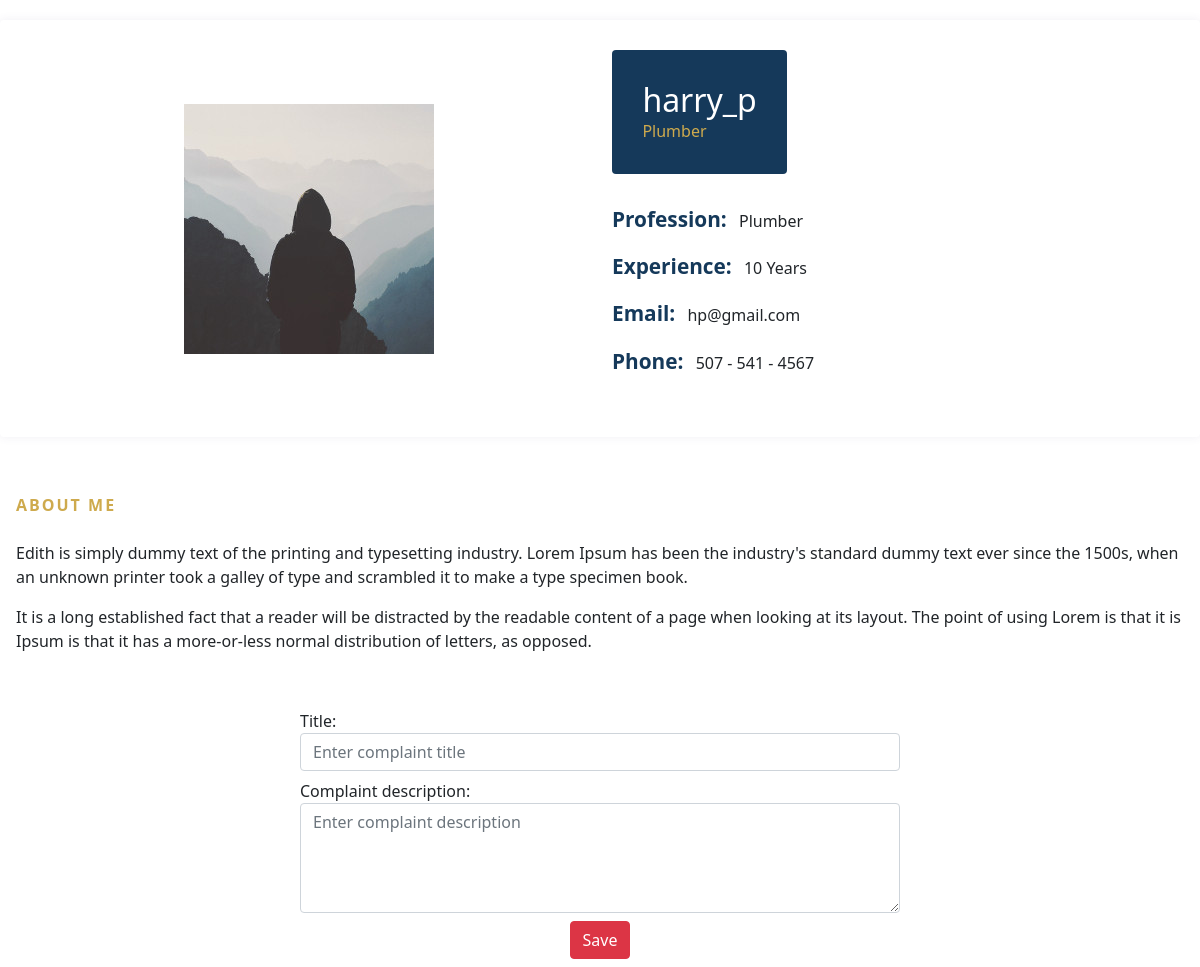
Screenshot of /profile/5/ with the database file from the repository.
### user/models.py (models this page shows, shortened)
class WorkerProfile(models.Model):
    worker =models.OneToOneField(UserProfile, null =True, on_delete=models.SET_NULL)
    profession = models.CharField(max_length=100, default=None)
    biodata = models.TextField(default = None)
    no_of_jobs = models.IntegerField(default=0)

class UserProfile(models.Model):
    user = models.OneToOneField(CustomUser,null =True, on_delete=models.SET_NULL)
    image=models.ImageField(default='default.jpg',upload_to='profile_pics')  #images will get saved in directory called profile_pics
    phone_no= models.CharField(default='0000',max_length=50)
    address = models.TextField(default = '0000')

class CustomUser(AbstractUser):
    email = models.EmailField(verbose_name="Email", null=True, unique=True, max_length=100)
    USERNAME_FIELD = "email" # make the user log in with the email
    REQUIRED_FIELDS = ["username"]
    objects = CustomUserManager()

### home/views.py (the view, shortened to what this page needs)
# urls.py: path('profile/<int:pk>/', profile_detail, name = 'profile-detail'),
def profile_detail(request, pk):
    worker = get_object_or_404(WorkerProfile, pk=pk)
    context ={
            'worker':worker,
            }
    return render(request, 'home/WorkerProfile_detail.html', context)

### home/templates/home/WorkerProfile_detail.html (shortened to what this page needs)
<!DOCTYPE html>
<html lang="en">
<head>
    <link rel="stylesheet" href="https://cdn.jsdelivr.net/npm/bootstrap@5.1.3/dist/css/bootstrap.min.css">
</head>
<body>
    <div class="col-lg-12 mb-4 mb-sm-5">
        <div class="card card-style1 border-0">
            <div class="card-body p-1-9 p-sm-2-3 p-md-6 p-lg-7">
                <div class="row align-items-center">
                    <div class="col-lg-6 mb-4 mb-lg-0 text-center">
                        <img src="{{ worker.worker.image.url }}" alt="...">
                    </div>
                    <div class="col-lg-6 px-xl-10">
                        <div class="bg-secondary d-lg-inline-block py-1-9 px-1-9 px-sm-6 mb-1-9 rounded">
                            <h3 class="h2 text-white mb-0">{{ worker.worker.user.username }}</h3>
                            <span class="text-primary">{{ worker.profession }}</span>
                        </div>
                        <ul class="list-unstyled mb-1-9">
                            <li class="mb-2 mb-xl-3 display-28"><span
                                    class="display-26 text-secondary me-2 font-weight-600">Profession:</span>
                                    {{ worker.profession }}</li>
                            <li class="mb-2 mb-xl-3 display-28"><span
                                    class="display-26 text-secondary me-2 font-weight-600">Experience:</span> 10 Years
                            </li>
                            <li class="mb-2 mb-xl-3 display-28"><span
                                    class="display-26 text-secondary me-2 font-weight-600">Email:</span>
                                    {{ worker.worker.user.email }}
                            </li>
                            <li class="display-28"><span
                                    class="display-26 text-secondary me-2 font-weight-600">Phone:</span> 507 - 541 -
                                4567</li>
                        </ul>
                    </div>
                </div>
            </div>
        </div>
    </div>
    <div class="col-lg-12 mb-4 mb-sm-5 px-3 py-2">
        <div>
            <span class="section-title text-primary mb-3 mb-sm-4">About Me</span>
            <p>Edith is simply dummy text of the printing and typesetting industry. Lorem Ipsum has been the industry's
                standard dummy text ever since the 1500s, when an unknown printer took a galley of type and scrambled it
                to make a type specimen book.</p>
            <p class="mb-0">It is a long established fact that a reader will be distracted by the readable content of a
                page when looking at its layout. The point of using Lorem is that it is Ipsum is that it has a more-or-less normal
                distribution of letters, as opposed.</p>
        </div>
    </div>
    <div class="d-flex justify-content-center mb-2 ">
    <form class="w-50" method="post" action=".">
        <div class="form-group mb-2">
            <label for="exampleInputEmail1">Title:</label>
            <input type="text" class="form-control" id="exampleInputEmail1" name="title" aria-describedby="emailHelp"
                placeholder="Enter complaint title">
        </div>
        <div class="form-group">
            <label for="exampleFormControlTextarea1">Complaint description:</label>
            <textarea class="form-control mb-2" id="exampleFormControlTextarea1" name="complaint" rows="4" placeholder="Enter complaint description"></textarea>
          </div>
        <div class="d-flex justify-content-center">
        <input class="btn btn-danger" type="submit" value="Save">
    </div>
    </form>
    </div>
</body>

### home/templates/home/WorkerProfile_detail.html (style rules this page uses)
body { margin-top: 20px; }
.card-style1 { box-shadow: 0px 0px 10px 0px rgb(89 75 128 / 9%); }
.border-0 { border: 0 !important; }
.card { position: relative; display: flex; flex-direction: column; min-width: 0; word-wrap: break-word; background-color: #fff; background-clip: border-box; border: 1px solid rgba(0, 0, 0, .125); border-radius: 0.25rem; }
.section-title { font-weight: 600; letter-spacing: 2px; text-transform: uppercase; margin-bottom: 10px; position: relative; display: inline-block; }
.text-primary { color: #ceaa4d !important; }
.text-secondary { color: #15395A !important; }
.font-weight-600 { font-weight: 600; }
.display-26 { font-size: 1.3rem; }
@media screen and (min-width: 992px) { .p-lg-7 { padding: 4rem; } }
@media screen and (min-width: 768px) { .p-md-6 { padding: 3.5rem; } }
@media screen and (min-width: 576px) { .p-sm-2-3 { padding: 2.3rem; } }
.p-1-9 { padding: 1.9rem; }
.bg-secondary { background: #15395A !important; }
@media screen and (min-width: 576px) { .pe-sm-6, .px-sm-6 { padding-right: 3.5rem; } }
@media screen and (min-width: 576px) { .ps-sm-6, .px-sm-6 { padding-left: 3.5rem; } }
.pe-1-9, .px-1-9 { padding-right: 1.9rem; }
.ps-1-9, .px-1-9 { padding-left: 1.9rem; }
.pb-1-9, .py-1-9 { padding-bottom: 1.9rem; }
.pt-1-9, .py-1-9 { padding-top: 1.9rem; }
.mb-1-9, .my-1-9 { margin-bottom: 1.9rem; }
@media (min-width: 992px) { .d-lg-inline-block { display: inline-block !important; } }
.rounded { border-radius: 0.25rem !important; }

### rows the page displays
WorkerProfile: worker.image (placeholder picture), worker.user.username "harry_p", profession "Plumber", worker.user.email "hp@gmail.com"
